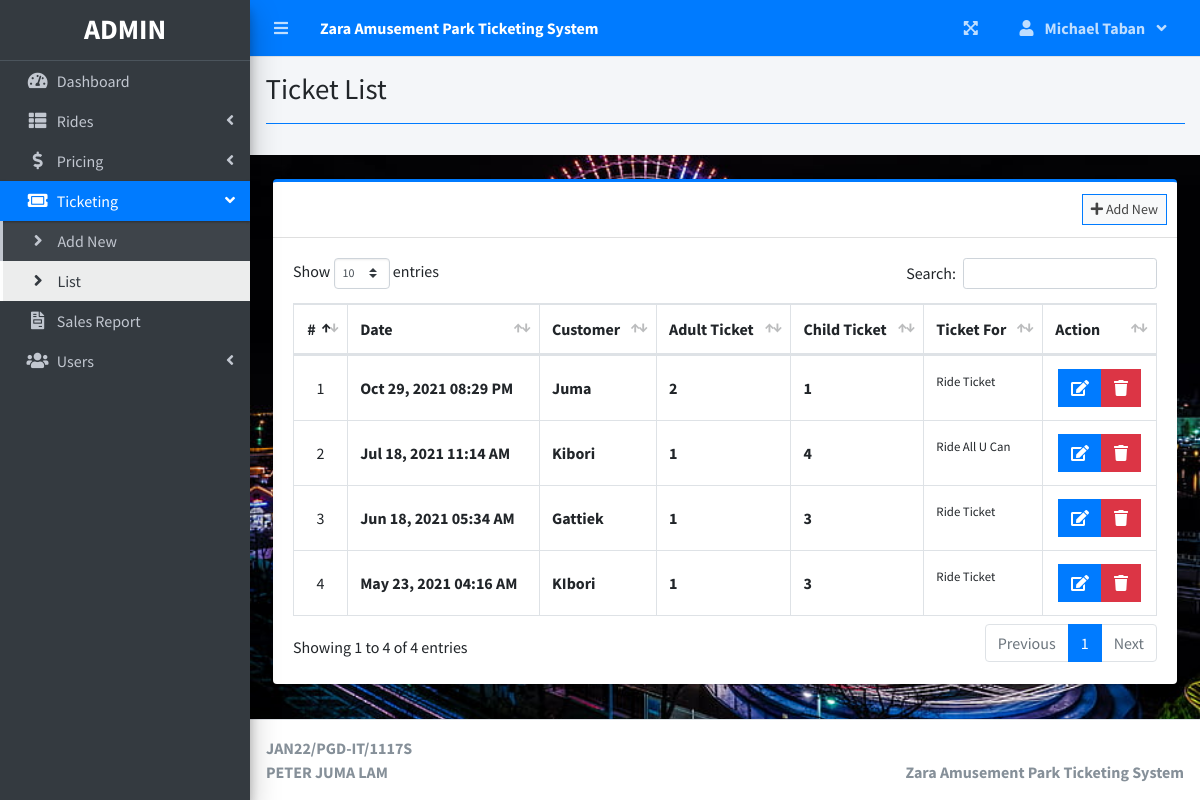
Screenshot of /index.php?page=ticket_list (signed in) with the database file from the repository.
### tables this page shows
CREATE TABLE `ticket_list` (
  `id` int(30) NOT NULL,
  `name` varchar(200) NOT NULL,
  `no_adult` int(11) NOT NULL,
  `no_child` int(11) NOT NULL,
  `adult_price` float NOT NULL,
  `child_price` float NOT NULL,
  `pricing_id` int(30) NOT NULL,
  `amount` float NOT NULL,
  `tendered` float NOT NULL,
  `date_created` datetime NOT NULL DEFAULT current_timestamp()
);

CREATE TABLE `pricing` (
  `id` int(11) NOT NULL,
  `name` varchar(200) NOT NULL,
  `ride_id` varchar(5) NOT NULL,
  `adult_price` float NOT NULL,
  `child_price` float NOT NULL,
  `date_created` datetime NOT NULL DEFAULT current_timestamp()
);

### ticket_list.php (the view, shortened to what this page needs)
<?php include'db_connect.php' ?>
<div class="col-lg-12">
	<div class="card card-outline card-primary">
		<div class="card-header">
			<div class="card-tools">
				<a class="btn btn-block btn-sm btn-default btn-flat border-primary " href="./index.php?page=new_ticket"><i class="fa fa-plus"></i> Add New</a>
			</div>
		</div>
		<div class="card-body">
			<table class="table tabe-hover table-bordered" id="list">
				<!-- <colgroup>
					<col width="5%">
					<col width="15%">
					<col width="25%">
					<col width="25%">
					<col width="15%">
				</colgroup> -->
				<thead>
					<tr>
						<th class="text-center">#</th>
						<th>Date</th>
						<th>Customer</th>
						<th>Adult Ticket</th>
						<th>Child Ticket</th>
						<th>Ticket For</th>
						<th>Action</th>
					</tr>
				</thead>
				<tbody>
					<?php
					$i = 1;
					$qry = $conn->query("SELECT t.*,p.name as ticket_for FROM ticket_list t inner join pricing p on p.id = t.pricing_id order by unix_timestamp(t.date_created) desc ");
					while($row= $qry->fetch_assoc()):
					?>
					<tr>
						<td class="text-center"><?php echo $i++ ?></td>
						<td class=""><b><?php echo date("M d, Y h:i A",strtotime($row['date_created'])) ?></b></td>
						<td class=""><b><?php echo ucwords($row['name']) ?></b></td>
						<td class=""><b><?php echo number_format($row['no_adult']) ?></b></td>
						<td class=""><b><?php echo number_format($row['no_child']) ?></b></td>
						<td><p><small><?php echo $row['ticket_for'] ?></small></p></td>
						<td class="text-center">
		                    <div class="btn-group">
		                        <a href="index.php?page=edit_ticket&id=<?php echo $row['id'] ?>" class="btn btn-primary btn-flat ">
		                          <i class="fas fa-edit"></i>
		                        </a>
								<?php if($_SESSION['login_type'] == 1): ?>
		                        	<button type="button" class="btn btn-danger btn-flat delete_ticket" data-id="<?php echo $row['id'] ?>">
		                          		<i class="fas fa-trash"></i>
		                        	</button>
								<?php endif; ?>
	                      </div>
						</td>
					</tr>
				<?php endwhile; ?>
				</tbody>
			</table>
		</div>
	</div>
</div>

### ticket_list.php (style rules this page uses)
table td { vertical-align: middle !important; }

### rows the page displays
ticket_list: date_created "Oct 29, 2021 08:29 PM", name "Juma", no_adult "2", no_child "1", pricing.name "Ride Ticket"
ticket_list: date_created "Jul 18, 2021 11:14 AM", name "Kibori", no_adult "1", no_child "4", pricing.name "Ride All U Can"
ticket_list: date_created "Jun 18, 2021 05:34 AM", name "Gattiek", no_adult "1", no_child "3", pricing.name "Ride Ticket"
ticket_list: date_created "May 23, 2021 04:16 AM", name "KIbori", no_adult "1", no_child "3", pricing.name "Ride Ticket"

### other values shown
$_SESSION['login_firstname'] "Michael Taban"
$title "Ticket List"
